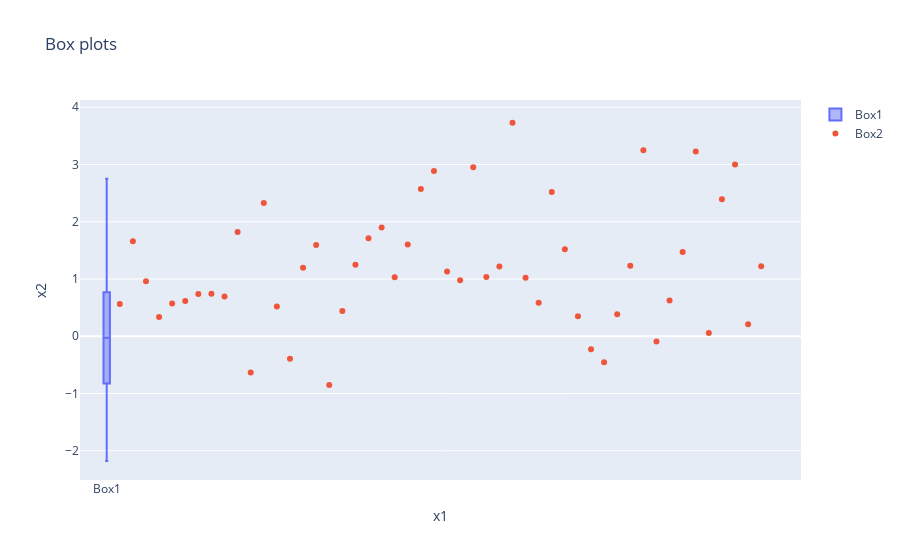

Notebook code for this chart:
### Code cell
# Box plots
y0=np.random.randn(50)
y1=np.random.randn(50)+1
box_1=go.Box(y=y0,name='Box1')
box_2=go.Scatter(y=y1,name='Box2',mode='markers')

data=[box_1,box_2]

layout=go.Layout(title='Box plots', xaxis={'title':'x1'},yaxis={'title':'x2'})

figbox=go.Figure(data=data,layout=layout)

iplot(figbox,filename='pyguide_3')

### Figure 1 — Plotly figure (JSON) as saved in the notebook; plotly's stock layout.template omitted (floating-point values rounded to 4 significant figures)
{"data": [{"name": "Box1", "type": "box", "y": [1.064, -0.1565, 2.02, 1.636, 0.9913, 0.8002, -0.3739, 0.5475, 0.8411, -0.0284, 2.75, -1.348, -0.02369, -0.69, -1.79, -1.003, -0.2529, -2.096, -0.5231, -0.2107, 2.557, -0.1803, 0.2221, -1.573, -0.003062, 0.4813, -2.178, 0.7682, -0.0898, -1.214, 0.6369, 1.345, 1.111, 0.4813, -0.4293, 1.084, 0.7535, -0.8252, -0.9054, -0.9061, 0.1436, 0.4956, -0.9552, 0.2254, -1.287, -0.4683, -1.602, 0.749, -0.1442, 1.114]}, {"mode": "markers", "name": "Box2", "type": "scatter", "y": [0.5643, 1.661, 0.9588, 0.3384, 0.5736, 0.616, 0.7386, 0.7409, 0.696, 1.82, -0.6325, 2.326, 0.5205, -0.3911, 1.198, 1.595, -0.85, 0.4421, 1.247, 1.713, 1.901, 1.033, 1.605, 2.572, 2.885, 1.131, 0.9788, 2.95, 1.033, 1.22, 3.729, 1.02, 0.5861, 2.518, 1.521, 0.3499, -0.2247, -0.4539, 0.3835, 1.232, 3.249, -0.0903, 0.6247, 1.471, 3.226, 0.05707, 2.394, 2.999, 0.2086, 1.221]}], "layout": {"autosize": true, "title": {"text": "Box plots"}, "xaxis": {"autorange": true, "range": [-2.03, 53.03], "title": {"text": "x1"}, "type": "category"}, "yaxis": {"autorange": true, "range": [-2.514, 4.205], "title": {"text": "x2"}, "type": "linear"}}}
